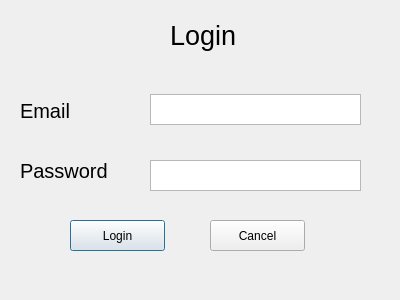
<?xml version="1.0" encoding="UTF-8"?>
<ui version="4.0">
 <class>LoginWindow</class>
 <widget class="QDialog" name="LoginWindow">
  <property name="geometry">
   <rect>
    <x>0</x>
    <y>0</y>
    <width>400</width>
    <height>300</height>
   </rect>
  </property>
  <property name="windowTitle">
   <string>Dialog</string>
  </property>
  <widget class="QTextEdit" name="email">
   <property name="geometry">
    <rect>
     <x>150</x>
     <y>94</y>
     <width>211</width>
     <height>31</height>
    </rect>
   </property>
  </widget>
  <widget class="QTextEdit" name="password">
   <property name="geometry">
    <rect>
     <x>150</x>
     <y>160</y>
     <width>211</width>
     <height>31</height>
    </rect>
   </property>
  </widget>
  <widget class="QPushButton" name="loginButton">
   <property name="geometry">
    <rect>
     <x>70</x>
     <y>220</y>
     <width>95</width>
     <height>31</height>
    </rect>
   </property>
   <property name="text">
    <string>Login</string>
   </property>
  </widget>
  <widget class="QPushButton" name="cancelButton">
   <property name="geometry">
    <rect>
     <x>210</x>
     <y>220</y>
     <width>95</width>
     <height>31</height>
    </rect>
   </property>
   <property name="text">
    <string>Cancel</string>
   </property>
  </widget>
  <widget class="QLabel" name="label">
   <property name="geometry">
    <rect>
     <x>20</x>
     <y>100</y>
     <width>111</width>
     <height>21</height>
    </rect>
   </property>
   <property name="font">
    <font>
     <pointsize>15</pointsize>
    </font>
   </property>
   <property name="text">
    <string>Email</string>
   </property>
  </widget>
  <widget class="QLabel" name="label_2">
   <property name="geometry">
    <rect>
     <x>20</x>
     <y>160</y>
     <width>111</width>
     <height>21</height>
    </rect>
   </property>
   <property name="font">
    <font>
     <pointsize>15</pointsize>
    </font>
   </property>
   <property name="text">
    <string>Password</string>
   </property>
  </widget>
  <widget class="QLabel" name="label_3">
   <property name="geometry">
    <rect>
     <x>170</x>
     <y>20</y>
     <width>71</width>
     <height>31</height>
    </rect>
   </property>
   <property name="font">
    <font>
     <pointsize>20</pointsize>
    </font>
   </property>
   <property name="text">
    <string>Login</string>
   </property>
  </widget>
 </widget>
 <resources/>
 <connections/>
</ui>
